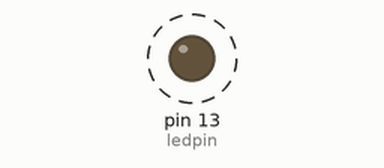
Recording of a sketch running on a simulated Arduino Uno, built with avr-gcc and run on an emulated ATmega328P. Shown: output pins drawn as LEDs (lit = HIGH). Dashed ring = blinking.

Above: at 0.2 s.
Timing chart, 0 to 3.0 s (numbered marks = the images above):
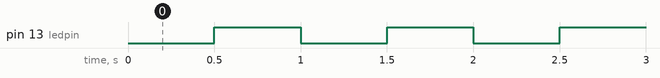

Measured:
- by itself, pin 13 (ledpin): alternates HIGH for 0.50 s and LOW for 0.50 s

The sketch:

blinking_without_delay.ino
```cpp
const unsigned long interval= 500;
unsigned long previous_time = 0;
unsigned long current_time;
int ledpin = 13;
boolean ledstate = LOW;

void setup() {
  pinMode (ledpin, OUTPUT);

}

void loop() {
  current_time = millis();
  if(current_time - previous_time >= interval)
  {
    if (ledstate == LOW)
    {
    digitalWrite (ledpin, HIGH);
    ledstate = !ledstate;
    }
    else
    {
      digitalWrite (ledpin, LOW);
      ledstate = !ledstate;
    }
    previous_time = current_time;
  }

}
```
